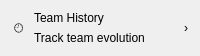
           <widget class="QFrame" name="cardHistory">
            <property name="minimumSize">
             <size>
              <width>0</width>
              <height>56</height>
             </size>
            </property>
            <property name="maximumSize">
             <size>
              <width>16777215</width>
              <height>56</height>
             </size>
            </property>
            <property name="cursor">
             <cursorShape>PointingHandCursor</cursorShape>
            </property>
            <property name="frameShape">
             <enum>QFrame::Shape::NoFrame</enum>
            </property>
            <layout class="QHBoxLayout" name="cardHistoryLayout">
             <property name="spacing">
              <number>10</number>
             </property>
             <property name="leftMargin">
              <number>14</number>
             </property>
             <property name="topMargin">
              <number>8</number>
             </property>
             <property name="rightMargin">
              <number>12</number>
             </property>
             <property name="bottomMargin">
              <number>8</number>
             </property>
             <item>
              <widget class="QLabel" name="cardHistoryIcon">
               <property name="text">
                <string>🕘</string>
               </property>
              </widget>
             </item>
             <item>
              <layout class="QVBoxLayout" name="cardHistoryTextLayout">
               <property name="spacing">
                <number>0</number>
               </property>
               <property name="leftMargin">
                <number>0</number>
               </property>
               <property name="topMargin">
                <number>0</number>
               </property>
               <property name="rightMargin">
                <number>0</number>
               </property>
               <property name="bottomMargin">
                <number>0</number>
               </property>
               <item>
                <widget class="QLabel" name="cardHistoryTitle">
                 <property name="text">
                  <string>Team History</string>
                 </property>
                </widget>
               </item>
               <item>
                <widget class="QLabel" name="cardHistorySub">
                 <property name="text">
                  <string>Track team evolution</string>
                 </property>
                </widget>
               </item>
              </layout>
             </item>
             <item>
              <spacer name="spacer13">
               <property name="orientation">
                <enum>Qt::Orientation::Horizontal</enum>
               </property>
               <property name="sizeHint" stdset="0">
                <size>
                 <width>20</width>
                 <height>20</height>
                </size>
               </property>
              </spacer>
             </item>
             <item>
              <widget class="QLabel" name="cardHistoryChevron">
               <property name="text">
                <string>›</string>
               </property>
              </widget>
             </item>
            </layout>
           </widget>
